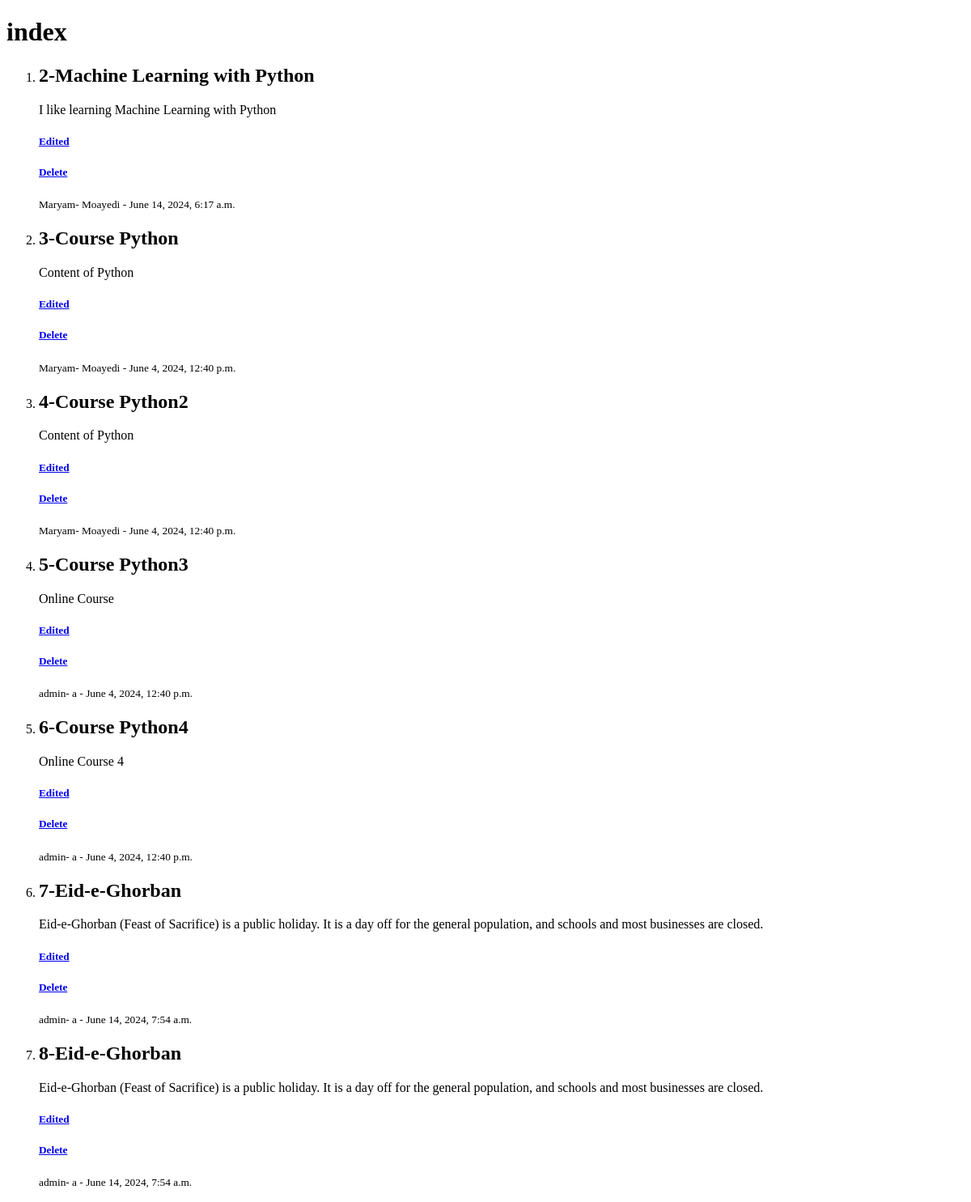
Before: /blog/post/ (signed in) with the older database file.
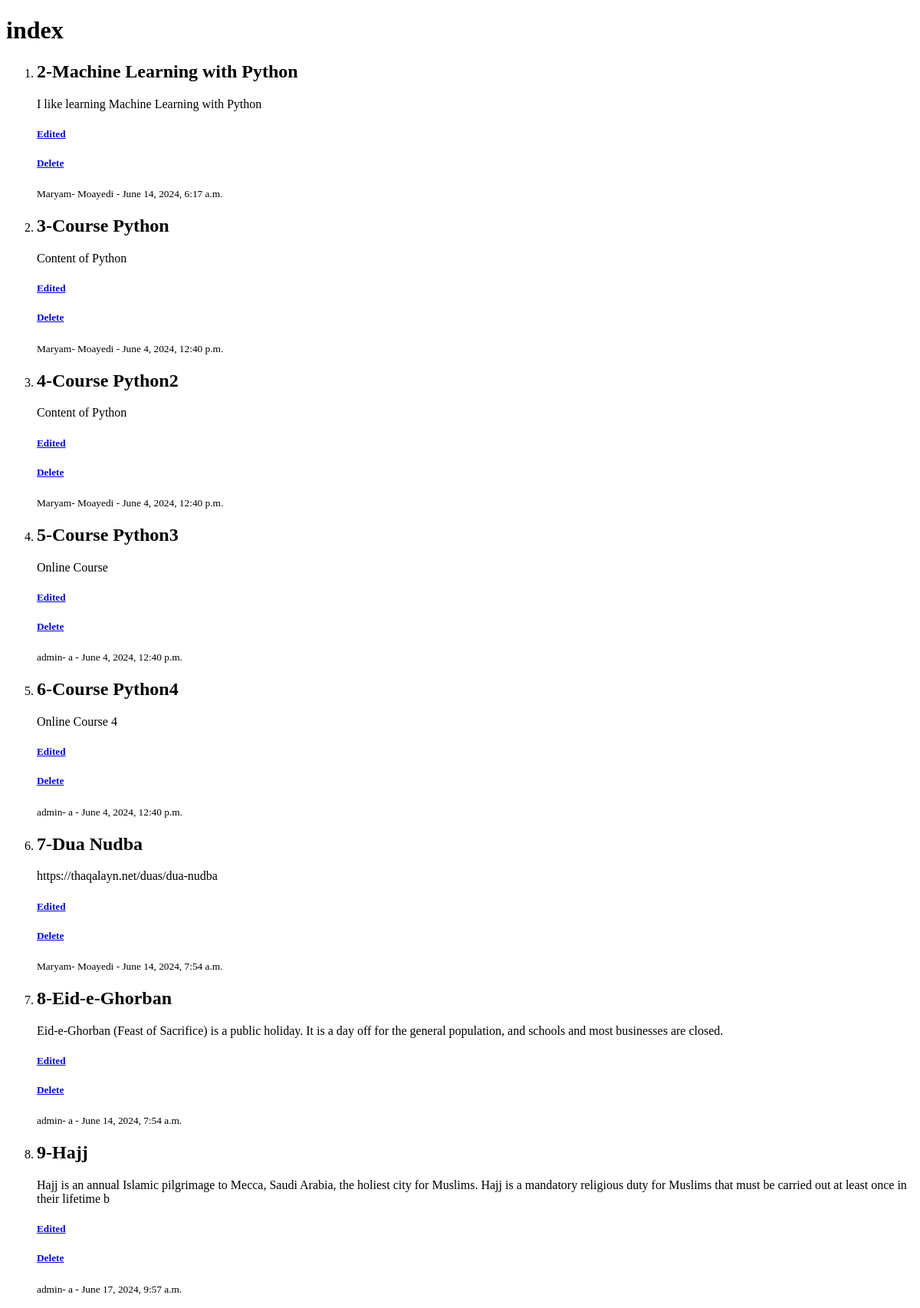
After: the same page with the newer database file.
### blog/models.py (models this page shows)
class Post(models.Model):
    author = models.ForeignKey('accounts.Profile', on_delete=models.CASCADE)
    image = models.ImageField(null=True, blank=True)
    title = models.CharField(max_length=250)
    content = models.TextField()
    status = models.BooleanField()
    category = models.ForeignKey("Category", on_delete=models.SET_NULL, null=True)
    created_date = models.DateTimeField(auto_now_add=True)
    updated_date = models.DateTimeField(auto_now=True)
    published_date = models.DateTimeField()

### accounts/models.py (models this page shows, shortened)
class Profile(models.Model):
    user = models.ForeignKey(User,on_delete=models.CASCADE)
    first_name = models.CharField(max_length=250)
    last_name = models.CharField(max_length=250)
    image = models.ImageField(blank=True,null=True)
    description = models.TextField()
    created_date = models.DateTimeField(auto_now_add=True)
    updated_date = models.DateTimeField(auto_now=True)

### blog/views.py (the view)
# urls.py: path('post/',views.PostList.as_view(), name="post-list"),
class PostList(LoginRequiredMixin,PermissionRequiredMixin,ListView):
    permission_required ='blog.view_post'
    queryset = Post.objects.all()
    context_object_name = "posts"

### templates/blog/post_list.html (shortened to what this page needs)
<!DOCTYPE html>
<html lang="en">
<head>
</head>
<body>
    <h1> index </h1>
    <ol>
{% for post in posts %}
    <div>
        <li>
            <h2> {{post.id}}-{{post.title}} </h2>
             <p> {{post.content}} </p>
             <a href="{% url 'blog:post-edit' pk=post.id %}" >
                <h5> Edited </h5>
             </a>
             <a href="{% url 'blog:post-delete' pk=post.id %}">
                <h5> Delete </h5>
             </a>
             <small>{{post.author.first_name}}- {{post.author.last_name}} - {{post.published_date}}</small>
        </li>
    </div>
{% endfor %}
</ol>
</body>
</html>

Changed rows visible on the page:
changed Post id 7: title "Eid-e-Ghorban" → "Dua Nudba"; content "Eid-e-Ghorban (Feast of Sacrifice) is a public holiday. It is a day off for the general population, and schools and most businesses are closed." → "https://thaqalayn.net/duas/dua-nudba"; author.first_name "admin" → "Maryam"; author.last_name "a" → "Moayedi"
added Post: id "9", title "Hajj", content "Hajj is an annual Islamic pilgrimage to Mecca, Saudi Arabia, the holiest city for Muslims. Hajj is a mandatory religious duty for Muslims that must be carried out at least once in their lifetime b", author.first_name "admin", author.last_name "a", published_date "June 17, 2024, 9:57 a.m."
